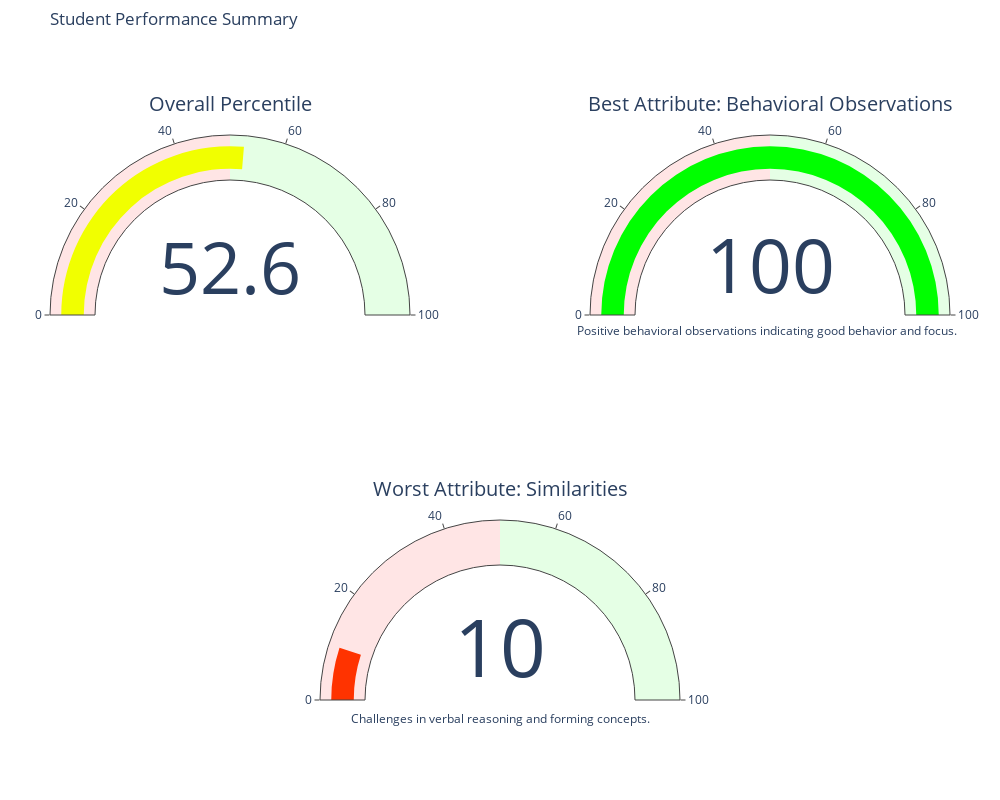

The code cell stored with this chart in its notebook:
### Code cell
import plotly.graph_objects as go

# Function to determine the color based on the percentile
def get_color(value):
    if value < 50:
        return f"rgb({255}, {int((value / 50) * 255)}, 0)"
    else:
        return f"rgb({int((1 - (value - 50) / 50) * 255)}, 255, 0)"

# Data for displaying results
result_text = f"Prediction: {prediction_label}<br>Overall Percentile: {overall_percentile:.2f}"
best_text = f"Best Attribute: {best_attribute} (Percentile: {best_attribute_percentile:.2f})"
best_desc = best_attribute_description
worst_text = f"Worst Attribute: {worst_attribute} (Percentile: {worst_attribute_percentile:.2f})"
worst_desc = worst_attribute_description

# Create a radial gauge for percentiles
fig = go.Figure()

# Overall Percentile Gauge
fig.add_trace(go.Indicator(
    mode="gauge+number",
    value=overall_percentile,
    title={'text': "Overall Percentile"},
    gauge={
        'axis': {'range': [0, 100]},
        'bar': {'color': get_color(overall_percentile)},
        'steps': [
            {'range': [0, 50], 'color': 'rgba(255, 0, 0, 0.1)'},
            {'range': [0, 50], 'color': 'rgba(255, 0, 0, 0.1)'},
            {'range': [0, 50], 'color': 'rgba(255, 0, 0, 0.1)'},
            {'range': [0, 50], 'color': 'rgba(255, 0, 0, 0.1)'},
            {'range': [0, 50], 'color': 'rgba(255, 0, 0, 0.1)'},
            {'range': [0, 50], 'color': 'rgba(255, 0, 0, 0.1)'},
            {'range': [50, 100], 'color': 'rgba(0, 255, 0, 0.1)'}
        ]
    },
    domain={'x': [0, 0.4], 'y': [0.5, 1]}
))

# Best Attribute Gauge
fig.add_trace(go.Indicator(
    mode="gauge+number",
    value=best_attribute_percentile,
    title={'text': f"Best Attribute: {best_attribute}"},
    gauge={
        'axis': {'range': [0, 100]},
        'bar': {'color': get_color(best_attribute_percentile)},
        'steps': [
            {'range': [0, 50], 'color': 'rgba(255, 0, 0, 0.1)'},
            {'range': [50, 100], 'color': 'rgba(0, 255, 0, 0.1)'}
        ]
    },
    domain={'x': [0.6, 1], 'y': [0.5, 1]}
))

# Worst Attribute Gauge
fig.add_trace(go.Indicator(
    mode="gauge+number",
    value=worst_attribute_percentile,
    title={'text': f"Worst Attribute: {worst_attribute}"},
    gauge={
        'axis': {'range': [0, 100]},
        'bar': {'color': get_color(worst_attribute_percentile)},
        'steps': [
            {'range': [0, 50], 'color': 'rgba(255, 0, 0, 0.1)'},
            {'range': [50, 100], 'color': 'rgba(0, 255, 0, 0.1)'}
        ]
    },
    domain={'x': [0.3, 0.7], 'y': [0, 0.4]}
))

fig.add_annotation(
    x=1.01, y=0.6,
    text=best_desc,
    showarrow=False,
    font=dict(size=12),
    align="center"
)

fig.add_annotation(
    x=0.5, y=0.03,
    text=worst_desc,
    showarrow=False,
    font=dict(size=12),
    align="center"
)

# Update layout
fig.update_layout(
    title='Student Performance Summary',
    autosize=False,
    width=1000,
    height=800,
    margin=dict(l=50, r=50, b=50, t=50),
)

# Show the plot
fig.show()

### Figure 1 — Plotly figure (JSON) as saved in the notebook; plotly's stock layout.template omitted (floating-point values rounded to 4 significant figures)
{"data": [{"domain": {"x": [0, 0.4], "y": [0.5, 1]}, "gauge": {"axis": {"range": [0, 100]}, "bar": {"color": "rgb(241, 255, 0)"}, "steps": [{"color": "rgba(255, 0, 0, 0.1)", "range": [0, 50]}, {"color": "rgba(0, 255, 0, 0.1)", "range": [50, 100]}]}, "mode": "gauge+number", "title": {"text": "Overall Percentile"}, "type": "indicator", "value": 52.63}, {"domain": {"x": [0.6, 1], "y": [0.5, 1]}, "gauge": {"axis": {"range": [0, 100]}, "bar": {"color": "rgb(0, 255, 0)"}, "steps": [{"color": "rgba(255, 0, 0, 0.1)", "range": [0, 50]}, {"color": "rgba(0, 255, 0, 0.1)", "range": [50, 100]}]}, "mode": "gauge+number", "title": {"text": "Best Attribute: Behavioral Observations"}, "type": "indicator", "value": 100}, {"domain": {"x": [0.3, 0.7], "y": [0, 0.4]}, "gauge": {"axis": {"range": [0, 100]}, "bar": {"color": "rgb(255, 51, 0)"}, "steps": [{"color": "rgba(255, 0, 0, 0.1)", "range": [0, 50]}, {"color": "rgba(0, 255, 0, 0.1)", "range": [50, 100]}]}, "mode": "gauge+number", "title": {"text": "Worst Attribute: Similarities"}, "type": "indicator", "value": 10}], "layout": {"annotations": [{"align": "center", "font": {"size": 12}, "showarrow": false, "text": "Positive behavioral observations indicating good behavior and focus.", "x": 1.01, "y": 0.6}, {"align": "center", "font": {"size": 12}, "showarrow": false, "text": "Challenges in verbal reasoning and forming concepts.", "x": 0.5, "y": 0.03}], "autosize": false, "height": 800, "margin": {"b": 50, "l": 50, "r": 50, "t": 50}, "title": {"text": "Student Performance Summary"}, "width": 1000}}
